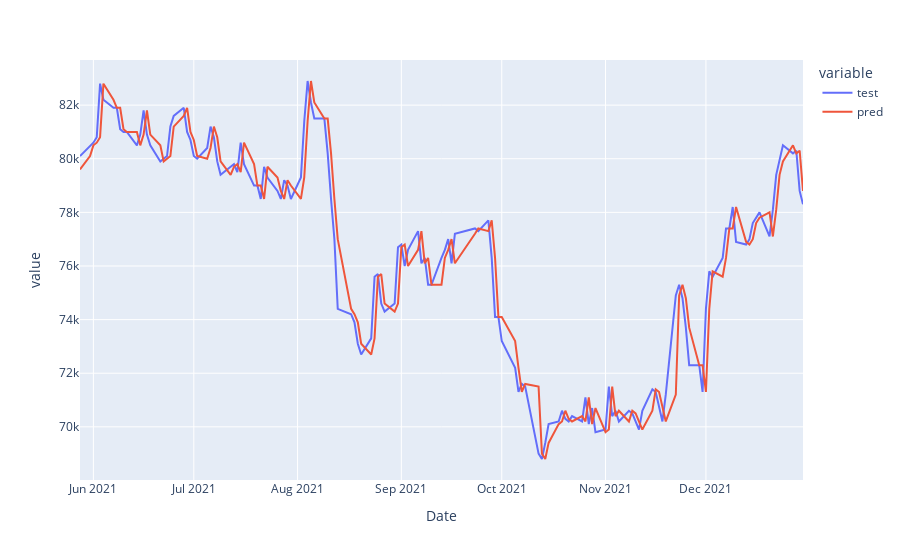

Notebook code cell kept with this figure:
### Code cell
import plotly.express as px

fig = px.line(pred_dt)
fig.show()

### Figure 1 — Plotly figure (JSON) as saved in the notebook; plotly's stock layout.template omitted (floating-point values rounded to 4 significant figures; data arrays with more than 128 entries replaced by an {"elided": "..."} marker saying what was removed)
{"data": [{"hovertemplate": "variable=test<br>Date=%{x}<br>value=%{y}<extra></extra>", "legendgroup": "test", "line": {"color": "#636efa", "dash": "solid"}, "marker": {"symbol": "circle"}, "mode": "lines", "name": "test", "orientation": "v", "showlegend": true, "type": "scatter", "x": {"elided": "149 str values"}, "xaxis": "x", "y": {"elided": "149 int values"}, "yaxis": "y"}, {"hovertemplate": "variable=pred<br>Date=%{x}<br>value=%{y}<extra></extra>", "legendgroup": "pred", "line": {"color": "#EF553B", "dash": "solid"}, "marker": {"symbol": "circle"}, "mode": "lines", "name": "pred", "orientation": "v", "showlegend": true, "type": "scatter", "x": {"elided": "149 str values"}, "xaxis": "x", "y": {"elided": "149 int values"}, "yaxis": "y"}], "layout": {"legend": {"title": {"text": "variable"}, "tracegroupgap": 0}, "margin": {"t": 60}, "xaxis": {"anchor": "y", "domain": [0, 1], "title": {"text": "Date"}}, "yaxis": {"anchor": "x", "domain": [0, 1], "title": {"text": "value"}}}}
